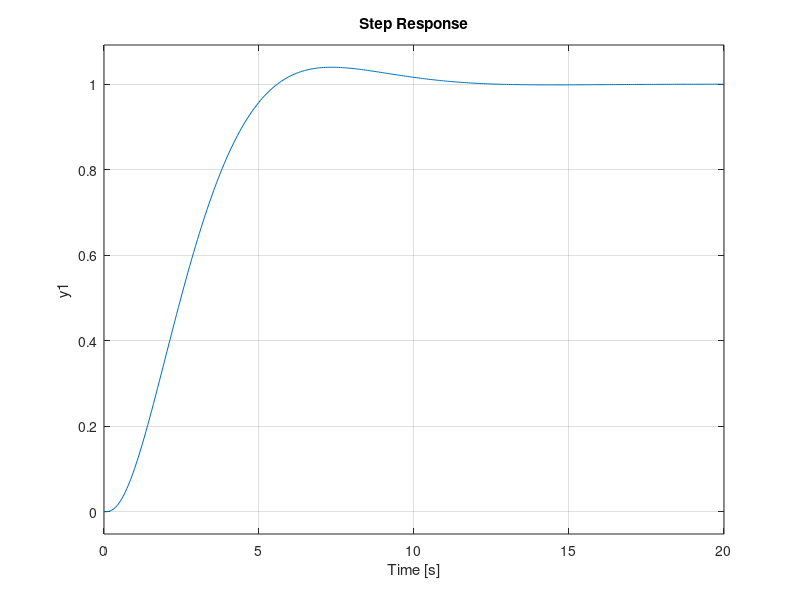

MATLAB code to generate this figure: (Note: this script raises an error after producing the figure.)
% G(s) = 1 / s * (s + 1) * (0.2s + 1)
num = 1;
den = [0.2, 1.2, 1, 0];

% rlocus(num, den);
% line([0, -100], [0, 100])
% sgrid;
% [K, poles] = rlocfind(num, den);

K = 0.4057;

sys = tf(num * K, den);
sys_closed = feedback(sys, 1);
figure();
step(sys_closed);


% G_c(s) = (s + 1) / (0.1s + 1)
num_c = [1, 1];
den_c = [0.1, 1];

sys = tf(num, den);
sys_c = tf(num_c, den_c);

sys_with_c = series(sys, sys_c);

% rlocus(sys_with_c);
% line([0, -100], [0, 100])
% sgrid;
% [K, poles] = rlocfind(num, den);

K_sys_with_c = 4.0676;

sys_with_c_K_c = series(tf(num * K_c, den), tf(num_c, den_c));
sys_with_c_closed = feedback(sys_with_c_K_c, 1);
hold on;
step(sys_with_c_closed);

